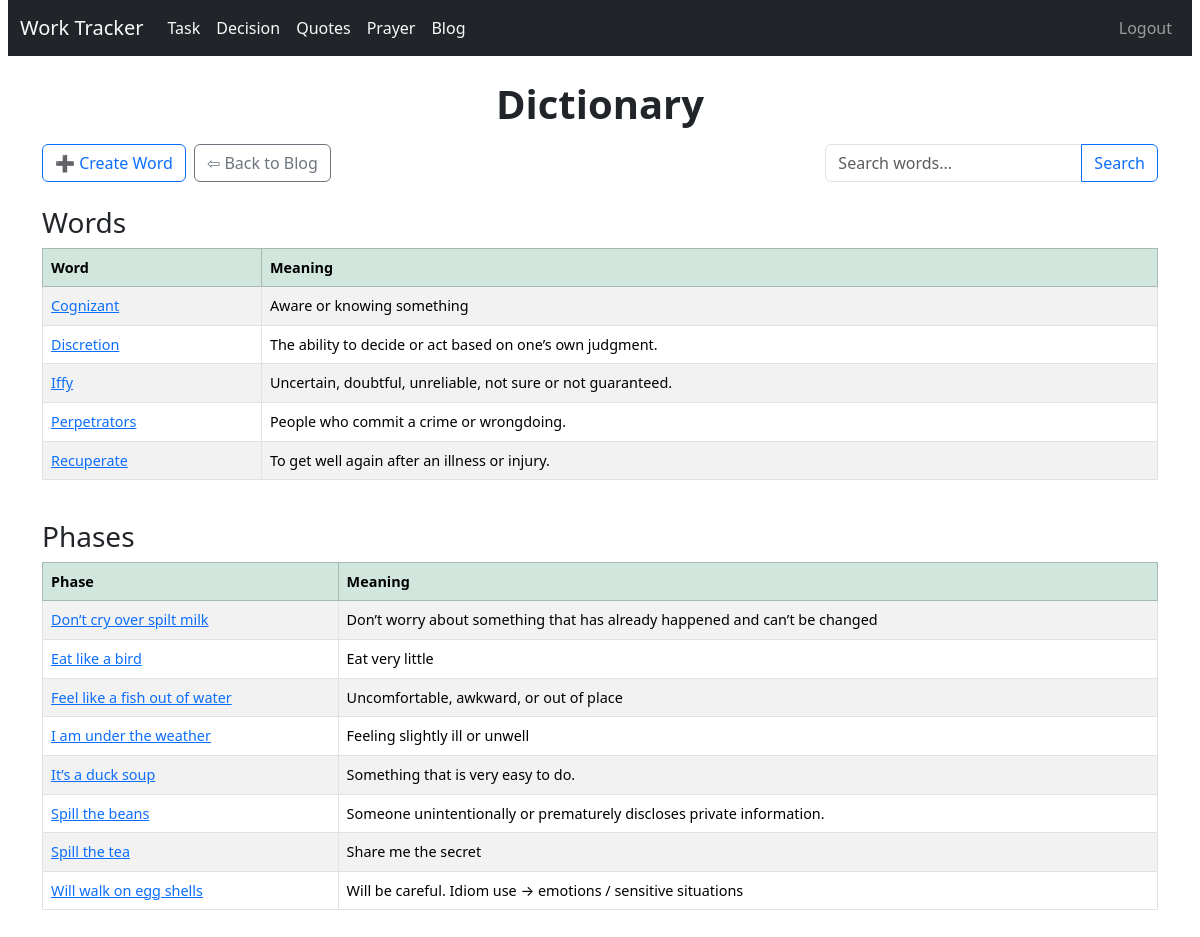
The app's page /blogs/words/ (signed in) with its own data.
### blog/models.py (models this page shows, shortened)
class Word(models.Model):
    word = models.CharField(max_length=100, unique=True)
    is_phase = models.BooleanField(default=False)
    meaning = models.TextField()
    example = models.TextField(help_text="Usage example", blank=True)
    created_at = models.DateTimeField(auto_now_add=True)

### blog/views.py (the view)
# urls.py: path('words/', views.word_list, name='word_list'),
@login_required
def word_list(request):
    query = request.GET.get('q', '')
    word_objects = Word.objects.all()
    if query:
        word_objects = word_objects.filter(
            Q(word__icontains=query) |
            Q(meaning__icontains=query) |
            Q(example__icontains=query)
        )
    word_objects = word_objects.order_by('word', '-created_at')
    words = word_objects.filter(is_phase=False)
    phases = word_objects.filter(is_phase=True)
    return render(request, 'blog/word_list.html', {'words': words, 'phases': phases, 'query': query})

### templates/blog/word_list.html
{% extends 'base.html' %}
{% load static %}
{% block content %}
<h1>Dictionary</h1>
<div class="d-flex flex-wrap align-items-center justify-content-between mb-3">
    <div class="d-flex gap-2 mb-2">
        <a href="{% url 'blogs:word_create' %}" class="btn btn-outline-primary">➕ Create Word</a>
        <a href="{% url 'blogs:blog_list' %}" class="btn btn-outline-secondary">⇦ Back to Blog</a>
    </div>
    <form method="get" class="d-flex align-items-center mb-2 ms-auto">
        <div class="input-group">
            <input type="text" name="q" class="form-control" placeholder="Search words..." value="{{ query }}">
            <button class="btn btn-outline-primary" type="submit">Search</button>
        </div>
    </form>
</div>
<h3>Words</h3>
{% if words %}
  <div class="table-responsive mb-4">
    <table class="table table-bordered table-striped align-middle text-nowrap">
      <thead class="table-success">
        <tr>
          <th>Word</th>
          <th>Meaning</th>
        </tr>
      </thead>
      <tbody>
        {% for word in words %}
        <tr>
          <td> <a href="{% url 'blogs:word_detail' word.id %}">{{ word.word }}</a></td>
          <td>{{ word.meaning }}</td>
        </tr>
        {% endfor %}
      </tbody>
    </table>
  </div>
{% else %}
  <p class="text-muted">No words found.</p>
{% endif %}
<h3>Phases</h3>
{% if phases %}
  <div class="table-responsive mb-4">
    <table class="table table-bordered table-striped align-middle text-nowrap">
      <thead class="table-success">
        <tr>
          <th>Phase</th>
          <th>Meaning</th>
        </tr>
      </thead>
      <tbody>
        {% for phase in phases %}
        <tr>
          <td> <a href="{% url 'blogs:word_detail' phase.id %}">{{ phase.word }}</a></td>
          <td>{{ phase.meaning }}</td>
        </tr>
        {% endfor %}
      </tbody>
    </table>
  </div>
{% else %}
  <p class="text-muted">No phases found.</p>
{% endif %}
{% endblock %}

### static/css/base.css (style rules this page uses)
body { padding: 0 8px; }
h1 { text-align: center; font-weight: 600; margin-bottom: 1rem; }
.table td, .table th { vertical-align: middle; font-size: 0.9rem; }

### records on screen
Word: word "Cognizant", meaning "Aware or knowing something"
Word: word "Discretion", meaning "The ability to decide or act based on one’s own judgment."
Word: word "Iffy", meaning "Uncertain, doubtful, unreliable, not sure or not guaranteed."
Word: word "Perpetrators", meaning "People who commit a crime or wrongdoing."
Word: word "Recuperate", meaning "To get well again after an illness or injury."
Word: word "Don’t cry over spilt milk", meaning "Don’t worry about something that has already happened and can’t be changed"
Word: word "Eat like a bird", meaning "Eat very little"
Word: word "Feel like a fish out of water", meaning "Uncomfortable, awkward, or out of place"
Word: word "I am under the weather", meaning "Feeling slightly ill or unwell"
Word: word "It’s a duck soup", meaning "Something that is very easy to do."
Word: word "Spill the beans", meaning "Someone unintentionally or prematurely discloses private information."
Word: word "Spill the tea", meaning "Share me the secret"
Word: word "Will walk on egg shells", meaning "Will be careful. Idiom use → emotions / sensitive situations"
